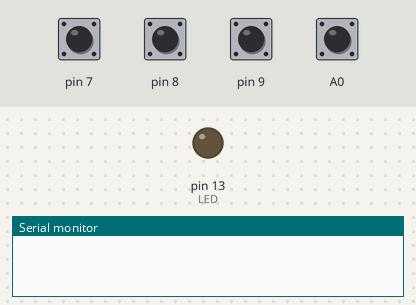
Recording of a sketch running on a simulated Arduino Uno, built with avr-gcc and run on an emulated ATmega328P. Parts: output pins drawn as LEDs (lit = HIGH), the last lines printed to the serial monitor. The test bench sets the inputs (shaded band); at power-on: A0, pin 7–9 HIGH.

Above: at 1.2 s.
1.3 s: A0 pulled LOW for 0.15 s
At 2.6 s:
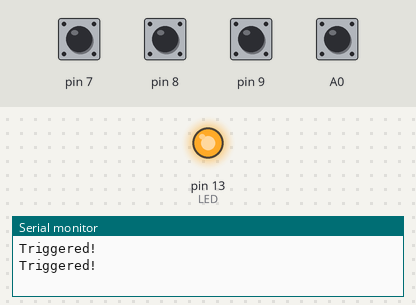
Timing chart, 0 to 4.3 s (numbered marks = the images above; inputs shaded):
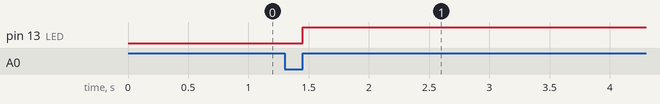

The sketch:

interruptPCI.ino
```cpp
// Pin Change Interrupt test
// Bereket Abraham

// Install Pin change interrupt for a pin, can be called multiple times
void pciSetup(byte pin)
{
    *digitalPinToPCMSK(pin) |= bit (digitalPinToPCMSKbit(pin));  // enable pin
    PCIFR  |= bit (digitalPinToPCICRbit(pin)); // clear any outstanding interrupt
    PCICR  |= bit (digitalPinToPCICRbit(pin)); // enable interrupt for the group
}

// Use one Routine to handle each group
ISR (PCINT0_vect) // handle pin change interrupt for D8 to D13 here
{
    digitalWrite(13, digitalRead(8) and digitalRead(9));
}
ISR (PCINT1_vect) // handle pin change interrupt for A0 to A5 here
{
    digitalWrite(13, digitalRead(A0));
    Serial.println("Triggered!");
}
 ISR (PCINT2_vect) // handle pin change interrupt for D0 to D7 here
{
    digitalWrite(13, digitalRead(7));
}

void setup() {
    int i;
    // set pullups, if necessary
    for (i=0; i<=12; i++)
        digitalWrite(i,HIGH);  // pinMode( ,INPUT) is default

    for (i=A0; i<=A5; i++)
        digitalWrite(i,HIGH);

    pinMode(13,OUTPUT);  // LED

    // enable interrupt for pin...
    pciSetup(7);
    pciSetup(8);
    pciSetup(9);
    pciSetup(A0);

    Serial.begin(9600);
}


void loop() {
  // Nothing needed
}
```

Measured:
- after the input at 1.3 s, pin 13 (LED): LOW → HIGH after 0.15 s
